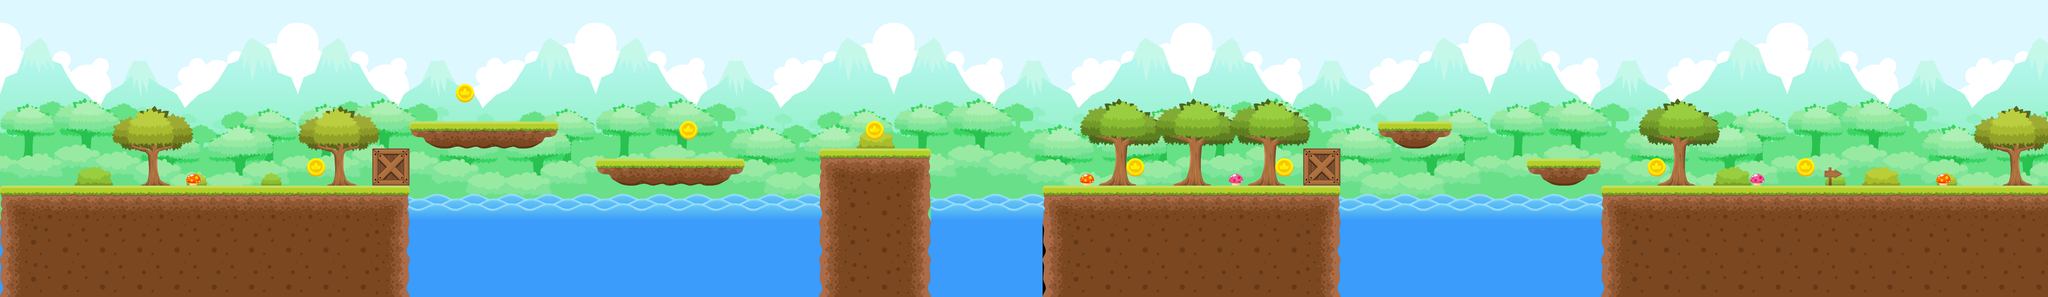

This game map was drawn from its Tiled (.tmx) file and the tilesets committed beside it. A one-line description and the full map source follow:
An orthogonal 55x8 tile map with 128x128 px tiles, 6 tile layers (Background, Ground, BackgroundObjects, DeadlyObjects, ...).

<map version="1.4" tiledversion="1.4.3" orientation="orthogonal" renderorder="right-down" width="55" height="8" tilewidth="128" tileheight="128" infinite="0" nextlayerid="9" nextobjectid="5">
 <tileset firstgid="1" source="Tiles.tsx" />
 <layer id="2" name="Background" width="55" height="8">
  <data encoding="csv">
0,0,0,0,0,0,0,0,0,0,0,0,0,0,0,0,0,0,0,0,0,0,0,0,0,0,0,0,0,0,0,0,0,0,0,0,0,0,0,0,0,0,0,0,0,0,0,0,0,0,0,0,0,0,0,
0,0,0,0,0,0,0,0,0,0,0,0,0,0,0,0,0,0,0,0,0,0,0,0,0,0,0,0,0,0,0,0,0,0,0,0,0,0,0,0,0,0,0,0,0,0,0,0,0,0,0,0,0,0,0,
0,0,0,0,0,0,0,0,0,0,0,0,0,0,0,0,0,0,0,0,0,0,0,0,0,0,0,0,0,0,0,0,0,0,0,0,0,0,0,0,0,0,0,0,0,0,0,0,0,0,0,0,0,0,0,
0,0,0,0,0,0,0,0,0,0,0,0,0,0,0,0,0,0,0,0,0,0,0,0,0,0,0,0,0,0,0,0,0,0,0,0,0,0,0,0,0,0,0,0,0,0,0,0,0,0,0,0,0,0,0,
0,0,0,0,0,0,0,0,0,0,0,0,0,0,0,0,0,0,0,0,0,0,0,0,0,0,0,0,0,0,0,0,0,0,0,0,0,0,0,0,0,0,0,0,0,0,0,0,0,0,0,0,0,0,0,
37,0,0,0,0,0,0,0,37,0,17,0,0,0,0,0,37,0,0,0,0,0,17,0,37,0,0,0,17,0,0,0,37,0,0,17,0,0,0,0,37,0,0,17,0,0,0,0,37,0,0,0,0,0,0,
18,0,0,0,0,0,0,0,0,0,18,0,0,0,0,0,0,0,0,0,0,0,18,0,18,0,0,0,0,0,0,0,0,0,0,18,0,0,0,0,0,0,0,18,0,0,0,0,0,0,0,0,0,0,0,
18,0,0,0,0,0,0,0,0,0,18,0,0,0,0,0,0,0,0,0,0,0,18,0,18,0,0,0,0,0,0,0,0,0,0,18,0,0,0,0,0,0,0,18,0,0,0,0,0,0,0,0,0,0,0
</data>
 </layer>
 <layer id="3" name="Ground" width="55" height="8">
  <data encoding="csv">
0,0,0,0,0,0,0,0,0,0,0,0,0,0,0,0,0,0,0,0,0,0,0,0,0,0,0,0,0,0,0,0,0,0,0,0,0,0,0,0,0,0,0,0,0,0,0,0,0,0,0,0,0,0,0,
0,0,0,0,0,0,0,0,0,0,0,0,0,0,0,0,0,0,0,0,0,0,0,0,0,0,0,0,0,0,0,0,0,0,0,0,0,0,0,0,0,0,0,0,0,0,0,0,0,0,0,0,0,0,0,
0,0,0,0,0,0,0,0,0,0,0,0,0,0,0,0,0,0,0,0,0,0,0,0,0,0,0,0,0,0,0,0,0,0,0,0,0,0,0,0,0,0,0,0,0,0,0,0,0,0,0,0,0,0,0,
0,0,0,0,0,0,0,0,0,0,0,13,14,14,15,0,0,0,0,0,0,0,0,0,0,0,0,0,0,0,0,0,0,0,0,0,0,13,15,0,0,0,0,0,0,0,0,0,0,0,0,0,0,0,0,
0,0,0,0,0,0,0,0,0,0,25,0,0,0,0,0,13,14,14,15,0,0,1,2,3,0,0,0,0,0,0,0,0,0,0,25,0,0,0,0,0,13,15,0,0,0,0,0,0,0,0,0,0,0,0,
1,2,2,2,2,2,2,2,2,2,3,0,0,0,0,0,0,0,0,0,0,0,4,5,6,0,0,0,1,2,2,2,2,2,2,3,0,0,0,0,0,0,0,1,2,2,2,2,2,2,2,2,2,2,2,
4,5,5,5,5,5,5,5,5,5,6,0,0,0,0,0,0,0,0,0,0,0,4,5,6,0,0,0,4,5,5,5,5,5,5,6,0,0,0,0,0,0,0,4,5,5,5,5,5,5,5,5,5,5,5,
4,5,5,5,5,5,5,5,5,5,6,0,0,0,0,0,0,0,0,0,0,0,4,5,6,0,0,0,4,5,5,5,5,5,5,6,0,0,0,0,0,0,0,4,5,5,5,5,5,5,5,5,5,5,5
</data>
 </layer>
 <layer id="4" name="BackgroundObjects" width="55" height="8">
  <data encoding="csv">
0,0,0,0,0,0,0,0,0,0,0,0,0,0,0,0,0,0,0,0,0,0,0,0,0,0,0,0,0,0,0,0,0,0,0,0,0,0,0,0,0,0,0,0,0,0,0,0,0,0,0,0,0,0,0,
0,0,0,0,0,0,0,0,0,0,0,0,0,0,0,0,0,0,0,0,0,0,0,0,0,0,0,0,0,0,0,0,0,0,0,0,0,0,0,0,0,0,0,0,0,0,0,0,0,0,0,0,0,0,0,
0,0,0,0,0,0,0,0,0,0,0,0,0,0,0,0,0,0,0,0,0,0,0,0,0,0,0,0,0,0,0,0,0,0,0,0,0,0,0,0,0,0,0,0,0,0,0,0,0,0,0,0,0,0,0,
0,0,0,0,0,0,0,0,0,0,0,0,0,0,0,0,0,0,0,0,0,0,0,27,0,0,0,0,0,0,0,0,0,0,0,0,0,0,0,0,0,0,0,0,0,0,0,0,0,0,0,0,0,0,0,
0,0,26,32,0,29,0,28,32,0,0,0,0,0,0,0,0,0,0,0,0,0,0,0,0,0,0,0,0,31,0,31,0,31,0,0,0,0,0,0,0,0,0,0,31,0,26,0,0,28,27,0,29,32,0,
0,0,0,0,0,0,0,0,0,0,0,0,0,0,0,0,0,0,0,0,0,0,0,0,0,0,0,0,0,0,0,0,0,0,0,0,0,0,0,0,0,0,0,0,0,0,0,0,0,0,0,0,0,0,0,
0,0,0,0,0,0,0,0,0,0,0,0,0,0,0,0,0,0,0,0,0,0,0,0,0,0,0,0,0,0,0,0,0,0,0,0,0,0,0,0,0,0,0,0,0,0,0,0,0,0,0,0,0,0,0,
0,0,0,0,0,0,0,0,0,0,0,0,0,0,0,0,0,0,0,0,0,0,0,0,0,0,0,0,0,0,0,0,0,0,0,0,0,0,0,0,0,0,0,0,0,0,0,0,0,0,0,0,0,0,0
</data>
 </layer>
 <layer id="5" name="DeadlyObjects" width="55" height="8">
  <data encoding="csv">
0,0,0,0,0,0,0,0,0,0,0,0,0,0,0,0,0,0,0,0,0,0,0,0,0,0,0,0,0,0,0,0,0,0,0,0,0,0,0,0,0,0,0,0,0,0,0,0,0,0,0,0,0,0,0,
0,0,0,0,0,0,0,0,0,0,0,0,0,0,0,0,0,0,0,0,0,0,0,0,0,0,0,0,0,0,0,0,0,0,0,0,0,0,0,0,0,0,0,0,0,0,0,0,0,0,0,0,0,0,0,
0,0,0,0,0,0,0,0,0,0,0,0,0,0,0,0,0,0,0,0,0,0,0,0,0,0,0,0,0,0,0,0,0,0,0,0,0,0,0,0,0,0,0,0,0,0,0,0,0,0,0,0,0,0,0,
0,0,0,0,0,0,0,0,0,0,0,0,0,0,0,0,0,0,0,0,0,0,0,0,0,0,0,0,0,0,0,0,0,0,0,0,0,0,0,0,0,0,0,0,0,0,0,0,0,0,0,0,0,0,0,
0,0,0,0,0,21,0,0,0,0,0,0,0,0,0,0,0,0,0,0,0,0,0,0,0,0,0,0,0,21,0,0,0,33,0,0,0,0,0,0,0,0,0,0,0,0,0,33,0,0,0,0,21,0,0,
0,0,0,0,0,0,0,0,0,0,0,17,17,17,17,17,17,17,17,17,17,17,0,0,0,17,17,17,0,0,0,0,0,0,0,0,17,17,17,17,17,17,17,0,0,0,0,0,0,0,0,0,0,0,0,
0,0,0,0,0,0,0,0,0,0,0,18,18,18,18,18,18,18,18,18,18,18,0,0,0,18,18,18,0,0,0,0,0,0,0,0,18,18,18,18,18,18,18,0,0,0,0,0,0,0,0,0,0,0,0,
0,0,0,0,0,0,0,0,0,0,0,18,18,18,18,18,18,18,18,18,18,18,0,0,0,18,18,18,0,0,0,0,0,0,0,0,18,18,18,18,18,18,18,0,0,0,0,0,0,0,0,0,0,0,0
</data>
 </layer>
 <layer id="6" name="Finish" width="55" height="8">
  <data encoding="csv">
0,0,0,0,0,0,0,0,0,0,0,0,0,0,0,0,0,0,0,0,0,0,0,0,0,0,0,0,0,0,0,0,0,0,0,0,0,0,0,0,0,0,0,0,0,0,0,0,0,0,0,0,0,0,0,
0,0,0,0,0,0,0,0,0,0,0,0,0,0,0,0,0,0,0,0,0,0,0,0,0,0,0,0,0,0,0,0,0,0,0,0,0,0,0,0,0,0,0,0,0,0,0,0,0,0,0,0,0,0,0,
0,0,0,0,0,0,0,0,0,0,0,0,0,0,0,0,0,0,0,0,0,0,0,0,0,0,0,0,0,0,0,0,0,0,0,0,0,0,0,0,0,0,0,0,0,0,0,0,0,0,0,0,0,0,0,
0,0,0,0,0,0,0,0,0,0,0,0,0,0,0,0,0,0,0,0,0,0,0,0,0,0,0,0,0,0,0,0,0,0,0,0,0,0,0,0,0,0,0,0,0,0,0,0,0,0,0,0,0,0,0,
0,0,0,0,0,0,0,0,0,0,0,0,0,0,0,0,0,0,0,0,0,0,0,0,0,0,0,0,0,0,0,0,0,0,0,0,0,0,0,0,0,0,0,0,0,0,0,0,0,30,0,0,0,0,0,
0,0,0,0,0,0,0,0,0,0,0,0,0,0,0,0,0,0,0,0,0,0,0,0,0,0,0,0,0,0,0,0,0,0,0,0,0,0,0,0,0,0,0,0,0,0,0,0,0,0,0,0,0,0,0,
0,0,0,0,0,0,0,0,0,0,0,0,0,0,0,0,0,0,0,0,0,0,0,0,0,0,0,0,0,0,0,0,0,0,0,0,0,0,0,0,0,0,0,0,0,0,0,0,0,0,0,0,0,0,0,
0,0,0,0,0,0,0,0,0,0,0,0,0,0,0,0,0,0,0,0,0,0,0,0,0,0,0,0,0,0,0,0,0,0,0,0,0,0,0,0,0,0,0,0,0,0,0,0,0,0,0,0,0,0,0
</data>
 </layer>
 <layer id="7" name="Coins" width="55" height="8">
  <data encoding="csv">
0,0,0,0,0,0,0,0,0,0,0,0,0,0,0,0,0,0,0,0,0,0,0,0,0,0,0,0,0,0,0,0,0,0,0,0,0,0,0,0,0,0,0,0,0,0,0,0,0,0,0,0,0,0,0,
0,0,0,0,0,0,0,0,0,0,0,0,0,0,0,0,0,0,0,0,0,0,0,0,0,0,0,0,0,0,0,0,0,0,0,0,0,0,0,0,0,0,0,0,0,0,0,0,0,0,0,0,0,0,0,
0,0,0,0,0,0,0,0,0,0,0,0,35,0,0,0,0,0,0,0,0,0,0,0,0,0,0,0,0,0,0,0,0,0,0,0,0,0,0,0,0,0,0,0,0,0,0,0,0,0,0,0,0,0,0,
0,0,0,0,0,0,0,0,0,0,0,0,0,0,0,0,0,0,35,0,0,0,0,35,0,0,0,0,0,0,0,0,0,0,0,0,0,0,0,0,0,0,0,0,0,0,0,0,0,0,0,0,0,0,0,
0,0,0,0,0,0,0,0,35,0,0,0,0,0,0,0,0,0,0,0,0,0,0,0,0,0,0,0,0,0,35,0,0,0,35,0,0,0,0,0,0,0,0,0,35,0,0,0,35,0,0,0,0,0,0,
0,0,0,0,0,0,0,0,0,0,0,0,0,0,0,0,0,0,0,0,0,0,0,0,0,0,0,0,0,0,0,0,0,0,0,0,0,0,0,0,0,0,0,0,0,0,0,0,0,0,0,0,0,0,0,
0,0,0,0,0,0,0,0,0,0,0,0,0,0,0,0,0,0,0,0,0,0,0,0,0,0,0,0,0,0,0,0,0,0,0,0,0,0,0,0,0,0,0,0,0,0,0,0,0,0,0,0,0,0,0,
0,0,0,0,0,0,0,0,0,0,0,0,0,0,0,0,0,0,0,0,0,0,0,0,0,0,0,0,0,0,0,0,0,0,0,0,0,0,0,0,0,0,0,0,0,0,0,0,0,0,0,0,0,0,0
</data>
 </layer>
</map>
